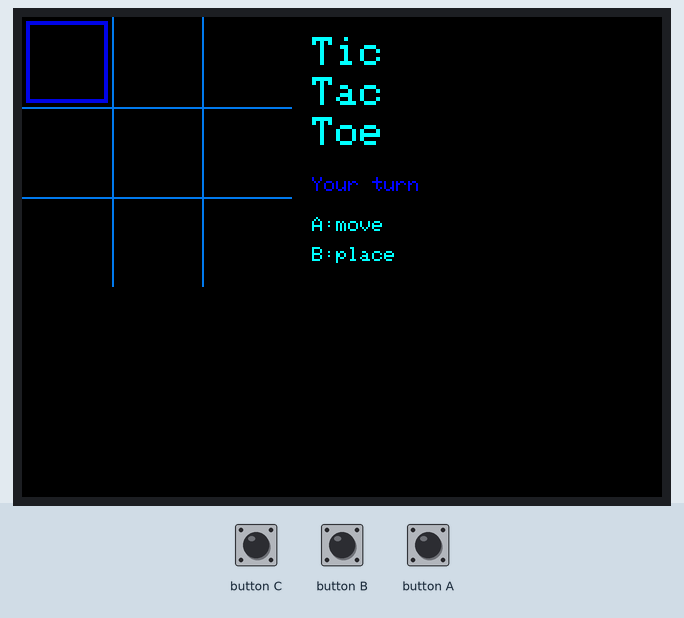
A program run on a simulated ESP32. Shown: 320×240 colour display. Inputs (shaded band) come from the test bench.

Above: at 1.5 s.
1.6 s: button B pressed for 0.15 s
At 3.1 s:
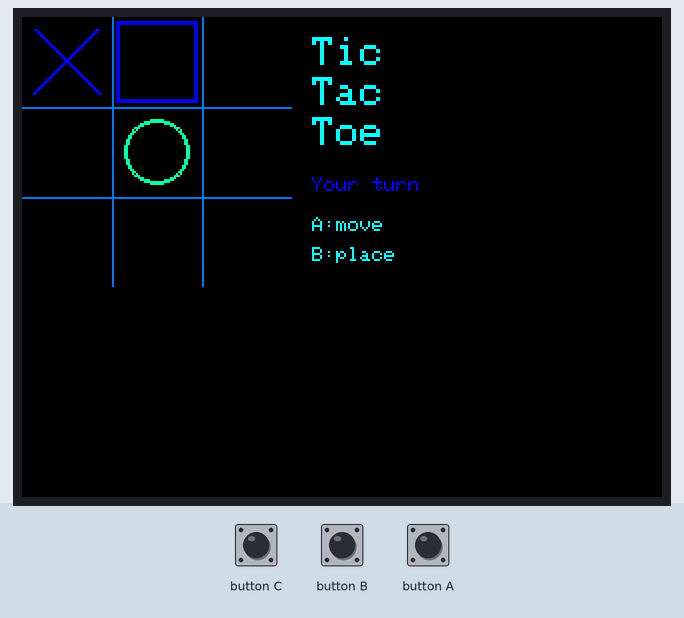
3.4 s: button A pressed for 0.15 s
At 4.6 s:
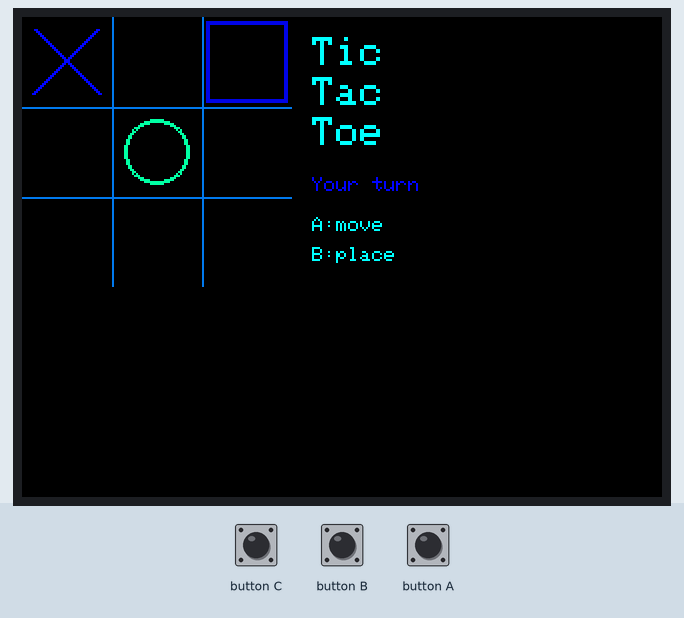
5.0 s: button B pressed for 1 s
At 6.0 s:
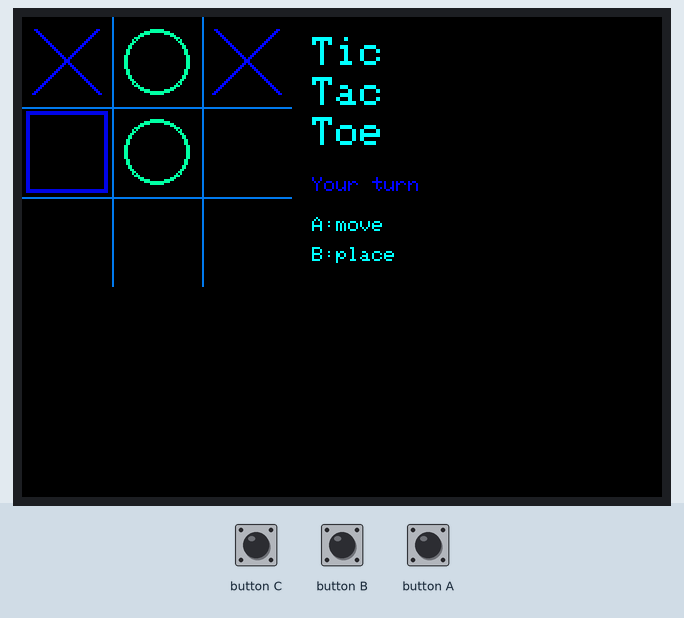
7.5 s: button B pressed for 0.15 s
At 9.0 s:
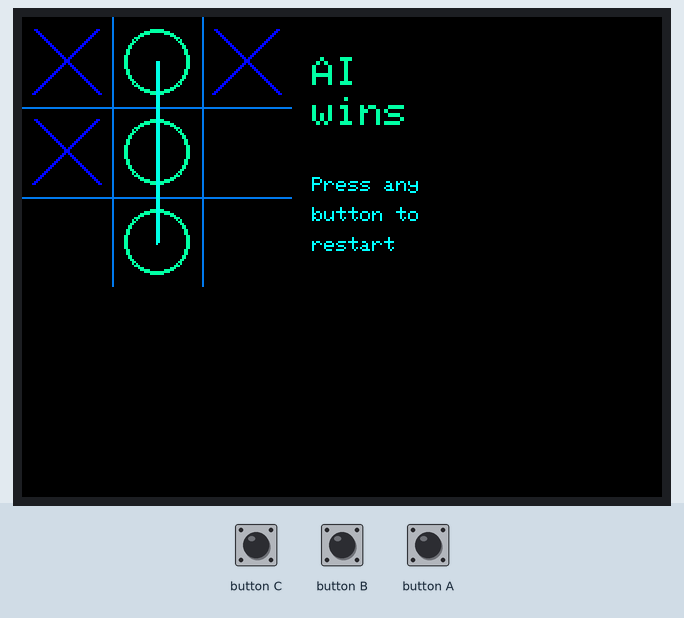
9.3 s: button A pressed for 1 s
At 9.7 s:
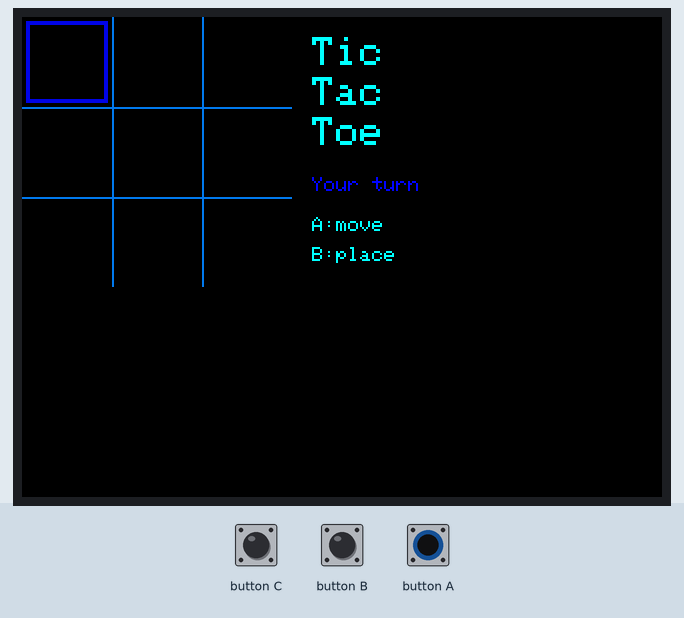
11.8 s: button B pressed for 3.2 s
At 12.03 s:
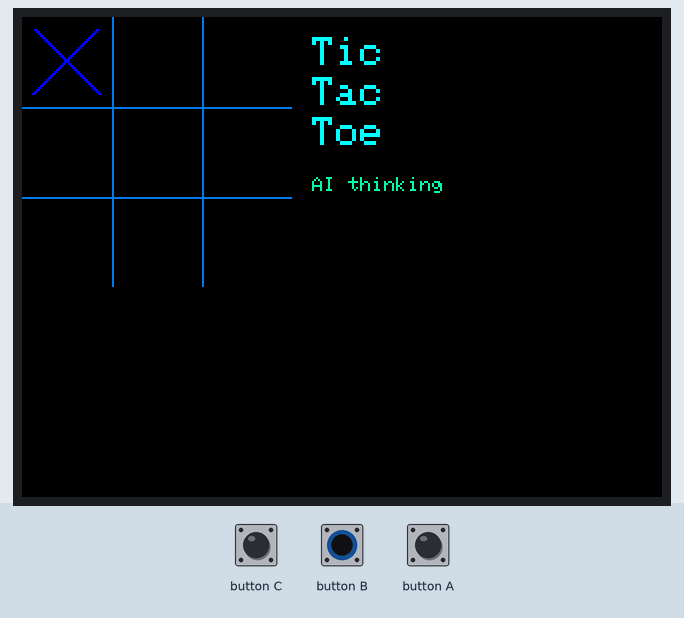
Timing chart, 0 to 14.8 s (numbered marks = the images above; inputs shaded):
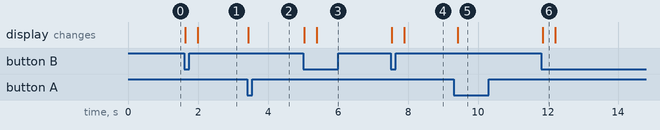

The program:

main.cpp
```cpp
// Tic-Tac-Toe for M5StickC Plus2
// Controls:
//   BtnA (front)  — move cursor to next empty cell
//   BtnB (side)   — place your mark (X)
//   After game ends, press any button to restart
//
// Human plays X, simple AI plays O.

#include <M5Unified.h>

// --- Game constants ---
enum Cell : int8_t { EMPTY = 0, PLAYER_X = 1, PLAYER_O = -1 };

static int8_t board[9];        // 3x3 board stored flat
static int8_t cursor;          // index 0-8 of highlighted cell
static bool   playerTurn;      // true = human (X), false = AI (O)
static bool   gameOver;
static int8_t winner;          // 0=draw, 1=X wins, -1=O wins

// --- Display layout ---
// Landscape 240x135. Grid on the left 135x135, status on the right.
static const int GRID_X0   = 0;
static const int GRID_Y0   = 0;
static const int CELL_SIZE = 45;  // 135 / 3
static const int STATUS_X  = 145;

// --- Colours ---
static const uint32_t COL_BG       = TFT_BLACK;
static const uint32_t COL_GRID     = TFT_DARKGREY;
static const uint32_t COL_X        = TFT_CYAN;
static const uint32_t COL_O        = TFT_ORANGE;
static const uint32_t COL_CURSOR   = TFT_GREEN;
static const uint32_t COL_WIN_LINE = TFT_YELLOW;
static const uint32_t COL_TEXT     = TFT_WHITE;

// Winning lines: indices of three cells in a row
static const uint8_t WIN_LINES[8][3] = {
    {0,1,2}, {3,4,5}, {6,7,8},  // rows
    {0,3,6}, {1,4,7}, {2,5,8},  // cols
    {0,4,8}, {2,4,6}            // diagonals
};

// --- Forward declarations ---
static void resetGame();
static void drawBoard();
static void drawCell(int idx, bool highlight);
static void drawX(int cx, int cy, int r, uint32_t col);
static void drawO(int cx, int cy, int r, uint32_t col);
static void drawStatus();
static int8_t checkWinner();
static bool   boardFull();
static void   advanceCursor();
static void   aiMove();
static int    minimax(int8_t b[9], bool maximising, int depth);

// =====================================================================
void setup() {
    auto cfg = M5.config();
    M5.begin(cfg);
    M5.Display.setRotation(1);          // landscape 240x135
    M5.Display.fillScreen(COL_BG);
    M5.Display.setTextColor(COL_TEXT, COL_BG);
    M5.Display.setTextSize(1);
    resetGame();
}

void loop() {
    M5.update();

    if (gameOver) {
        // Any button restarts
        if (M5.BtnA.wasPressed() || M5.BtnB.wasPressed()) {
            resetGame();
        }
        return;
    }

    if (playerTurn) {
        // --- Human turn (X) ---
        if (M5.BtnA.wasPressed()) {
            // Move cursor to next empty cell
            advanceCursor();
            drawBoard();
        }
        if (M5.BtnB.wasPressed()) {
            if (board[cursor] == EMPTY) {
                board[cursor] = PLAYER_X;
                playerTurn = false;
                winner = checkWinner();
                if (winner != 0 || boardFull()) {
                    gameOver = true;
                }
                drawBoard();
                drawStatus();
            }
        }
    } else {
        // --- AI turn (O) ---
        delay(300);  // small pause so move is visible
        aiMove();
        playerTurn = true;
        winner = checkWinner();
        if (winner != 0 || boardFull()) {
            gameOver = true;
        }
        advanceCursor();  // put cursor on a valid cell for next human turn
        drawBoard();
        drawStatus();
    }

    delay(20);
}

// =====================================================================
// Game logic
// =====================================================================

static void resetGame() {
    memset(board, EMPTY, sizeof(board));
    cursor     = 0;
    playerTurn = true;
    gameOver   = false;
    winner     = 0;
    M5.Display.fillScreen(COL_BG);
    drawBoard();
    drawStatus();
}

static int8_t checkWinner() {
    for (int i = 0; i < 8; i++) {
        int8_t sum = board[WIN_LINES[i][0]]
                   + board[WIN_LINES[i][1]]
                   + board[WIN_LINES[i][2]];
        if (sum ==  3) return PLAYER_X;
        if (sum == -3) return PLAYER_O;
    }
    return 0;
}

static bool boardFull() {
    for (int i = 0; i < 9; i++)
        if (board[i] == EMPTY) return false;
    return true;
}

static void advanceCursor() {
    // Advance cursor to the next empty cell (wrapping)
    for (int i = 1; i <= 9; i++) {
        int idx = (cursor + i) % 9;
        if (board[idx] == EMPTY) {
            cursor = idx;
            return;
        }
    }
}

// --- Minimax AI ---
static int minimax(int8_t b[9], bool maximising, int depth) {
    // Check terminal state
    for (int i = 0; i < 8; i++) {
        int8_t s = b[WIN_LINES[i][0]] + b[WIN_LINES[i][1]] + b[WIN_LINES[i][2]];
        if (s ==  3) return  10 - depth;   // X wins (bad for AI)
        if (s == -3) return -10 + depth;   // O wins (good for AI)
    }
    bool full = true;
    for (int i = 0; i < 9; i++) if (b[i] == EMPTY) { full = false; break; }
    if (full) return 0;

    int best = maximising ? -100 : 100;
    for (int i = 0; i < 9; i++) {
        if (b[i] != EMPTY) continue;
        b[i] = maximising ? PLAYER_X : PLAYER_O;
        int score = minimax(b, !maximising, depth + 1);
        b[i] = EMPTY;
        if (maximising) { if (score > best) best = score; }
        else            { if (score < best) best = score; }
    }
    return best;
}

static void aiMove() {
    int bestIdx   = -1;
    int bestScore = 100;  // AI is minimising
    for (int i = 0; i < 9; i++) {
        if (board[i] != EMPTY) continue;
        board[i] = PLAYER_O;
        int score = minimax(board, true, 0);  // next is human (maximising)
        board[i] = EMPTY;
        if (score < bestScore) {
            bestScore = score;
            bestIdx   = i;
        }
    }
    if (bestIdx >= 0) {
        board[bestIdx] = PLAYER_O;
    }
}

// =====================================================================
// Drawing
// =====================================================================

static void drawBoard() {
    // Grid lines
    for (int i = 1; i < 3; i++) {
        int x = GRID_X0 + i * CELL_SIZE;
        int y = GRID_Y0 + i * CELL_SIZE;
        M5.Display.drawFastVLine(x, GRID_Y0, 3 * CELL_SIZE, COL_GRID);
        M5.Display.drawFastHLine(GRID_X0, y, 3 * CELL_SIZE, COL_GRID);
    }
    // Cells
    for (int i = 0; i < 9; i++) {
        drawCell(i, (i == cursor && !gameOver && playerTurn));
    }

    // If there's a winner, highlight the winning line
    if (winner != 0) {
        for (int i = 0; i < 8; i++) {
            int8_t s = board[WIN_LINES[i][0]]
                     + board[WIN_LINES[i][1]]
                     + board[WIN_LINES[i][2]];
            if (s == 3 || s == -3) {
                int r0 = WIN_LINES[i][0] / 3, c0 = WIN_LINES[i][0] % 3;
                int r2 = WIN_LINES[i][2] / 3, c2 = WIN_LINES[i][2] % 3;
                int x0 = GRID_X0 + c0 * CELL_SIZE + CELL_SIZE / 2;
                int y0 = GRID_Y0 + r0 * CELL_SIZE + CELL_SIZE / 2;
                int x2 = GRID_X0 + c2 * CELL_SIZE + CELL_SIZE / 2;
                int y2 = GRID_Y0 + r2 * CELL_SIZE + CELL_SIZE / 2;
                M5.Display.drawLine(x0, y0, x2, y2, COL_WIN_LINE);
                M5.Display.drawLine(x0+1, y0, x2+1, y2, COL_WIN_LINE);
                M5.Display.drawLine(x0, y0+1, x2, y2+1, COL_WIN_LINE);
                break;
            }
        }
    }
}

static void drawCell(int idx, bool highlight) {
    int row = idx / 3;
    int col = idx % 3;
    int x   = GRID_X0 + col * CELL_SIZE;
    int y   = GRID_Y0 + row * CELL_SIZE;
    int cx  = x + CELL_SIZE / 2;
    int cy  = y + CELL_SIZE / 2;
    int pad = 6;   // padding inside cell
    int r   = CELL_SIZE / 2 - pad;

    // Clear cell interior (leave grid lines)
    M5.Display.fillRect(x + 1, y + 1, CELL_SIZE - 2, CELL_SIZE - 2, COL_BG);

    // Highlight cursor
    if (highlight) {
        M5.Display.drawRect(x + 2, y + 2, CELL_SIZE - 4, CELL_SIZE - 4, COL_CURSOR);
        M5.Display.drawRect(x + 3, y + 3, CELL_SIZE - 6, CELL_SIZE - 6, COL_CURSOR);
    }

    // Draw mark
    if (board[idx] == PLAYER_X) {
        drawX(cx, cy, r, COL_X);
    } else if (board[idx] == PLAYER_O) {
        drawO(cx, cy, r, COL_O);
    }
}

static void drawX(int cx, int cy, int r, uint32_t col) {
    M5.Display.drawLine(cx - r, cy - r, cx + r, cy + r, col);
    M5.Display.drawLine(cx - r + 1, cy - r, cx + r + 1, cy + r, col);
    M5.Display.drawLine(cx + r, cy - r, cx - r, cy + r, col);
    M5.Display.drawLine(cx + r - 1, cy - r, cx - r - 1, cy + r, col);
}

static void drawO(int cx, int cy, int r, uint32_t col) {
    M5.Display.drawCircle(cx, cy, r, col);
    M5.Display.drawCircle(cx, cy, r - 1, col);
}

static void drawStatus() {
    // Clear status area
    M5.Display.fillRect(STATUS_X, 0, 240 - STATUS_X, 135, COL_BG);

    M5.Display.setTextSize(2);
    M5.Display.setTextColor(COL_TEXT, COL_BG);

    if (gameOver) {
        M5.Display.setCursor(STATUS_X, 20);
        if (winner == PLAYER_X) {
            M5.Display.setTextColor(COL_X, COL_BG);
            M5.Display.print("You");
            M5.Display.setCursor(STATUS_X, 40);
            M5.Display.print("win!");
        } else if (winner == PLAYER_O) {
            M5.Display.setTextColor(COL_O, COL_BG);
            M5.Display.print("AI");
            M5.Display.setCursor(STATUS_X, 40);
            M5.Display.print("wins");
        } else {
            M5.Display.setTextColor(COL_TEXT, COL_BG);
            M5.Display.print("Draw");
        }
        M5.Display.setTextSize(1);
        M5.Display.setTextColor(COL_TEXT, COL_BG);
        M5.Display.setCursor(STATUS_X, 80);
        M5.Display.print("Press any");
        M5.Display.setCursor(STATUS_X, 95);
        M5.Display.print("button to");
        M5.Display.setCursor(STATUS_X, 110);
        M5.Display.print("restart");
    } else {
        M5.Display.setCursor(STATUS_X, 10);
        M5.Display.print("Tic");
        M5.Display.setCursor(STATUS_X, 30);
        M5.Display.print("Tac");
        M5.Display.setCursor(STATUS_X, 50);
        M5.Display.print("Toe");

        M5.Display.setTextSize(1);
        M5.Display.setCursor(STATUS_X, 80);
        if (playerTurn) {
            M5.Display.setTextColor(COL_X, COL_BG);
            M5.Display.print("Your turn");
            M5.Display.setCursor(STATUS_X, 100);
            M5.Display.setTextColor(COL_TEXT, COL_BG);
            M5.Display.print("A:move");
            M5.Display.setCursor(STATUS_X, 115);
            M5.Display.print("B:place");
        } else {
            M5.Display.setTextColor(COL_O, COL_BG);
            M5.Display.print("AI thinking");
        }
    }
}
```

Measured:
- after the input at 1.6 s, the display: first changes at once (image 1 shows a later state)
- after the input at 3.4 s, the display: changes at once (image 2)
- after the input at 5.0 s, the display: first changes at once (image 3 shows a later state)
- after the input at 7.5 s, the display: first changes at once (image 4 shows a later state)
- after the input at 9.3 s, the display: changes after 0.11 s (image 5)
- after the input at 11.8 s, the display: changes after 0.05 s (image 6)
